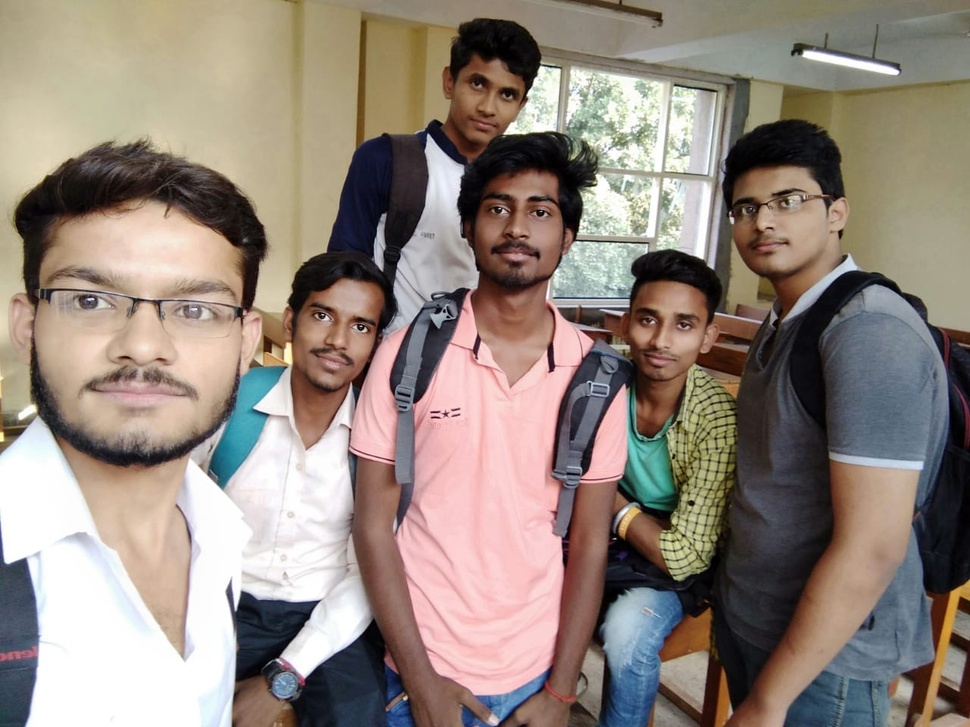
#> input picture Python Opencv/photos/image.jpg, 970 x 727 px, shrunk from 1280 x 960 before the run
$ python face_detect.py
#> lines starting #> are read from the running program, lines starting #| are printed output that depends on the picture
import cv2 as cv

img = cv.imread('photos/image.jpg')
#> img is the input picture: shape (727, 970, 3); mean B, G, R 125, 134.4, 147.2
#cv.imshow('person', img)

gray = cv.cvtColor(img, cv.COLOR_BGR2GRAY)
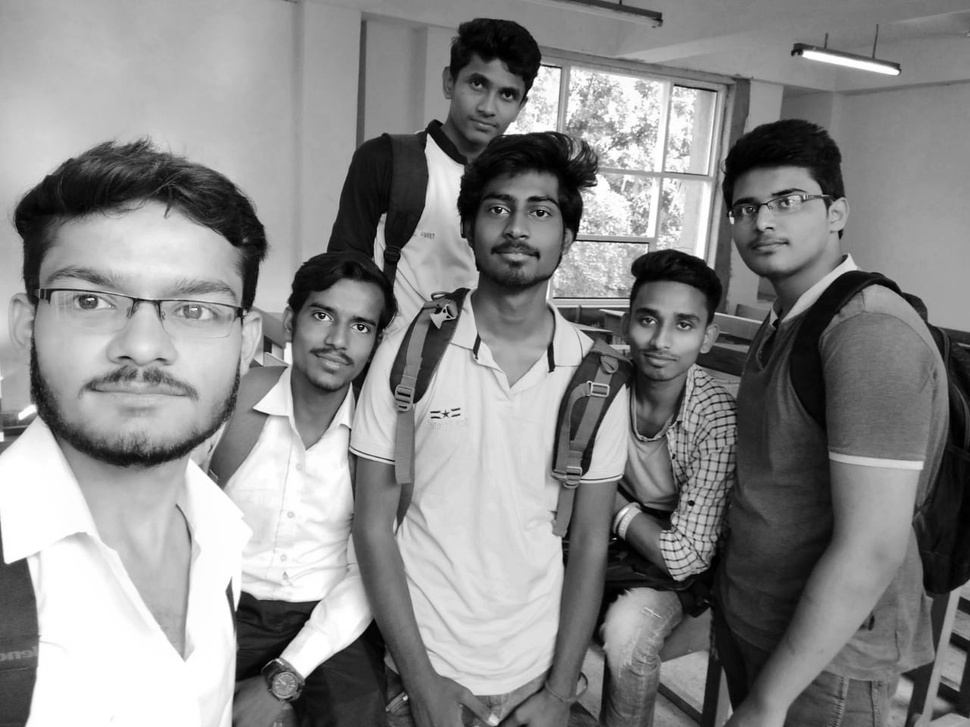
#> gray: shape (727, 970); min 0, max 255, mean 137.1
#cv.imshow('Babu', gray)


haar_cascade = cv.CascadeClassifier('haar_face.xml')

faces_rect = haar_cascade.detectMultiScale(gray, scaleFactor=3.1, minNeighbors=30)
#> faces_rect = ()

print(f'no. of faces found = {len(faces_rect)}')
#| no. of faces found = 0

for (x,y,w,h) in faces_rect:
    cv.rectangle(img, (x,y), (x+w, y+h), (0,255,0), thickness=2)
#> this loop made 0 passes

cv.imshow('Detected Faces', img)


cv.waitKey(0)

$ run again, with Python Opencv/photos/babu.jpg copied over Python Opencv/photos/image.jpg
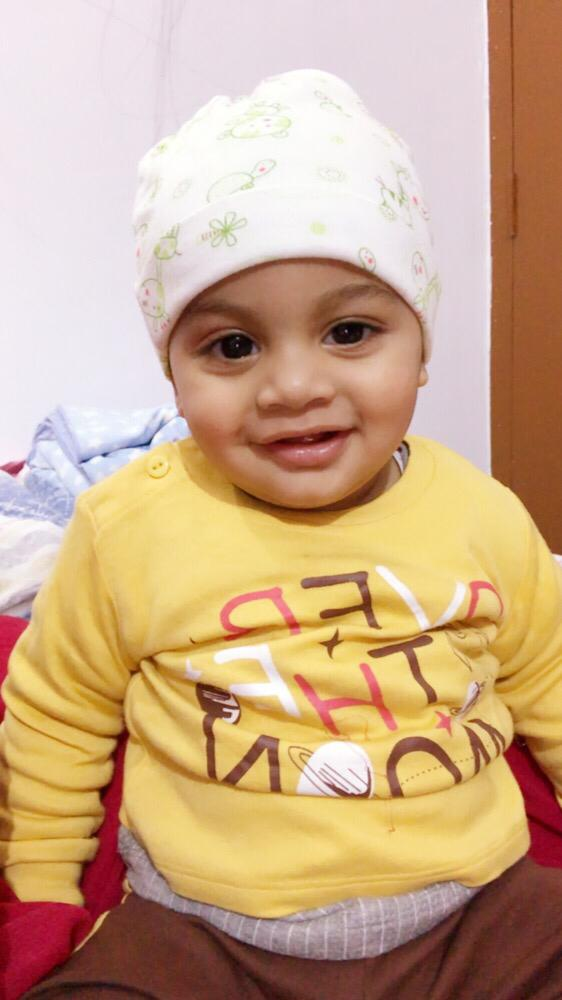
#> input picture Python Opencv/photos/babu.jpg, 562 x 1000 px
#> img is the input picture: shape (1000, 562, 3); mean B, G, R 137.2, 170, 203.4
#> `gray = cv.cvtColor(img, cv.COLOR_BGR2GRAY)`:
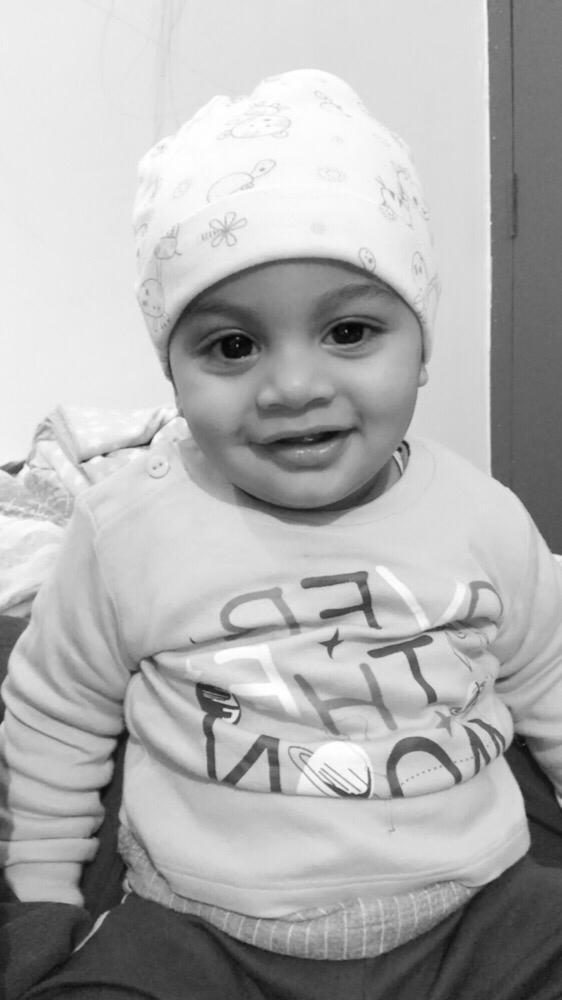
#> gray: shape (1000, 562); min 3, max 255, mean 176.3
#> faces_rect = ()
#| no. of faces found = 0

$ run again, with Python Opencv/photos/cat.jpg copied over Python Opencv/photos/image.jpg
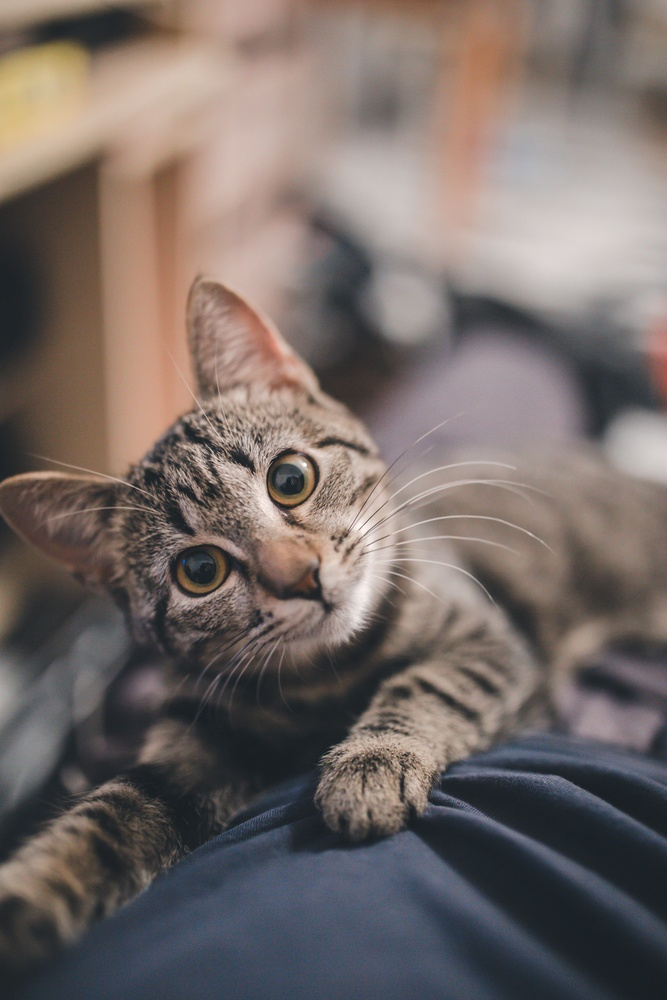
#> input picture Python Opencv/photos/cat.jpg, 667 x 1000 px, shrunk from 3333 x 5000 before the run
#> img is the input picture: shape (1000, 667, 3); mean B, G, R 102.9, 106.7, 117.3
#> `gray = cv.cvtColor(img, cv.COLOR_BGR2GRAY)`:
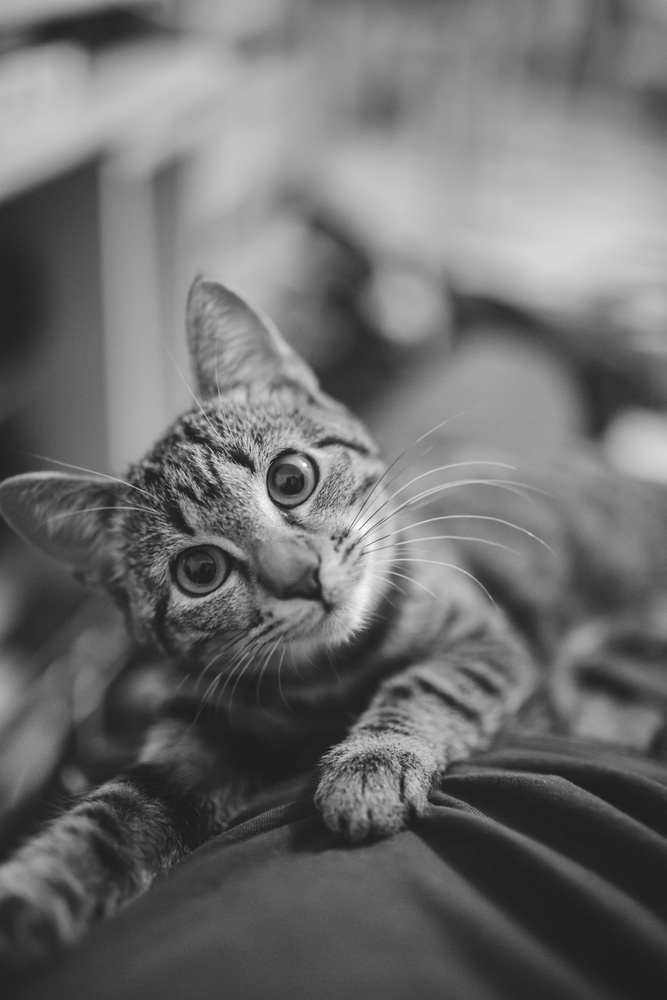
#> gray: shape (1000, 667); min 18, max 255, mean 109.4
#> faces_rect = ()
#| no. of faces found = 0
